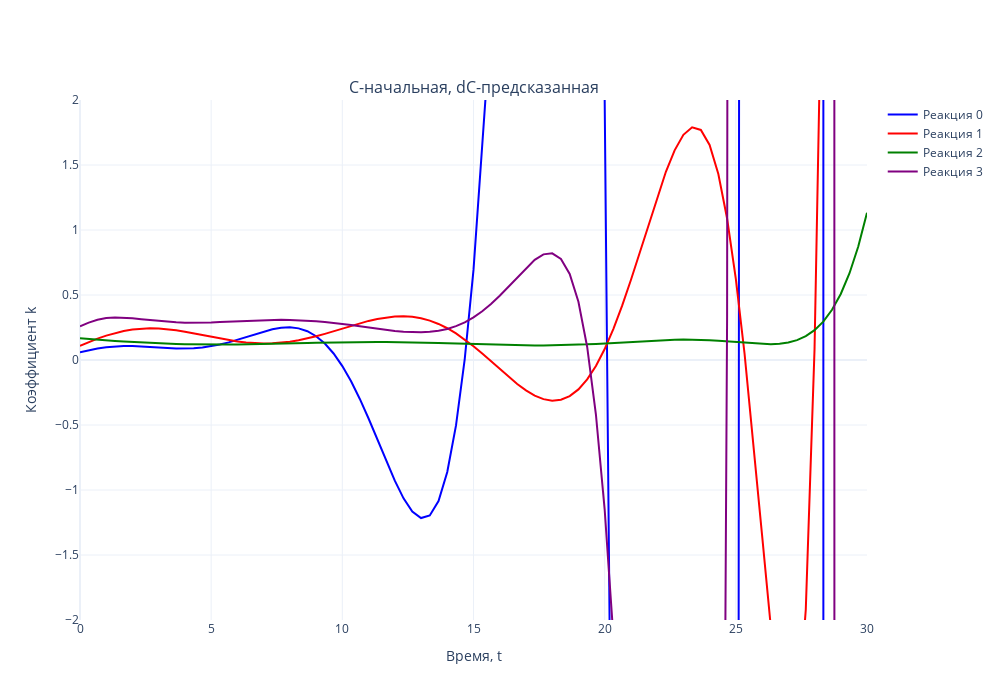

The notebook cell saved with this chart:
### Code cell
# Задаем цвета (4 цвета для реакций)
colors = ['blue', 'red', 'green', 'purple']

# Создаем два подграфика (2 столбца, 1 строка)
fig = make_subplots(rows=1, cols=1, subplot_titles=['C-начальная, dС-предсказанная'])

# Первый график (прямая задача)
for i in range(N_REACTION):  
    fig.add_trace(go.Scatter(
        x=tsteps, 
        y=k_test_1[i, :], 
        mode='lines', 
        name=f'Реакция {i}',
        line=dict(color=colors[i % len(colors)])  # Применяем цвета циклично
    ), row=1, col=1)

# Второй график (обратная задача)

# Настройки общего макета
fig.update_layout(
    template='plotly_white',
    width=1000,  # Общая ширина холста
    height=700,  # Высота холста
    showlegend=True
)

# Ограничение оси Y
fig.update_yaxes(range=[-2, 2], title_text='Коэффициент k', row=1, col=1)

# Подписи оси X
fig.update_xaxes(title_text='Время, t', row=1, col=1)

# Отображение графика
fig.show()
